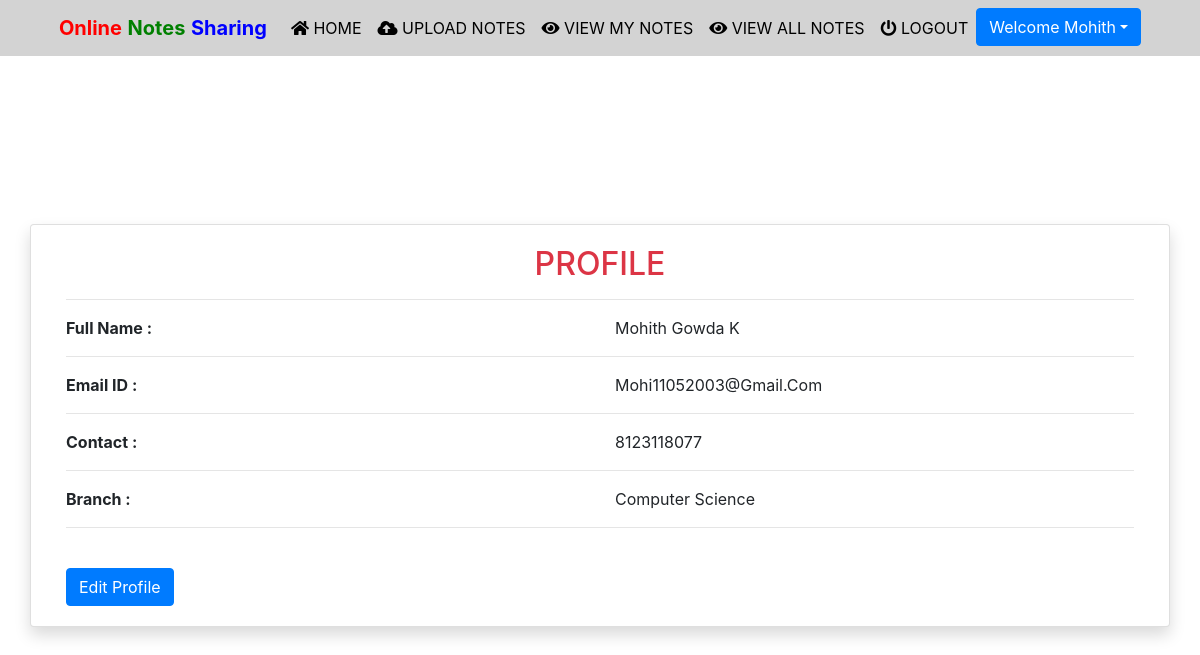
Before: /profile (signed in) with the older database file.
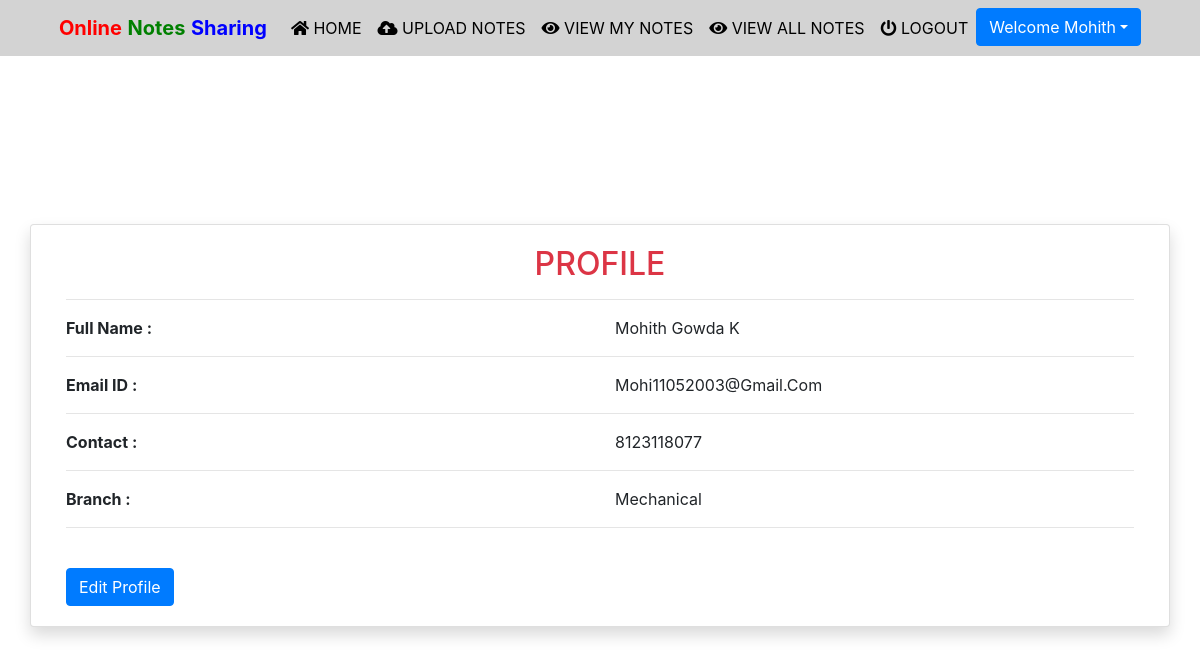
After: the same page with the newer database file.
### notes/models.py (models this page shows, shortened)
class Signup(models.Model):
    user = models.ForeignKey(User,on_delete=models.CASCADE)
    contact = models.CharField(max_length=10)
    branch = models.CharField(max_length=30)
    role = models.CharField(max_length=15)

### notes/views.py (the view)
# urls.py: path('profile', profile, name='profile'),
def profile(request):
    if not request.user.is_authenticated:
        return redirect('login')
    user = User.objects.get(id=request.user.id)
    data = Signup.objects.get(user = user)
    d = {'data':data,'user':user}
    return render(request,'profile.html',d)

### notes/templates/profile.html (shortened to what this page needs)
{% extends 'usernavigation.html'%}
{% load static %}
{% block body %}
<div class="container card shadow mt-5">
    <div class="card-body">
     <h2 class="text-center text-danger">PROFILE</h2>
     <hr>
     <DIV class="row">
       <div class="col-md-6">
         <b>Full Name : </b>
       </div>
       <div class="col-md-6" style="text-transform: capitalize">
           {{data.user.first_name}} {{data.user.last_name}}
       </div>
     </DIV>
     <hr>
     <DIV class="row">
       <div class="col-md-6">
         <b>Email ID : </b>
       </div>
       <div class="col-md-6" style="text-transform: capitalize">
              {{data.user.username}}
       </div>
     </DIV>
     <hr>
     <DIV class="row">
       <div class="col-md-6">
          <b>Contact : </b>
       </div>
       <div class="col-md-6" style="text-transform: capitalize">
               {{data.contact}}
       </div>
     </DIV>
     <hr>
     <DIV class="row">
       <div class="col-md-6">
          <b>Branch : </b>
       </div>
       <div class="col-md-6" style="text-transform: capitalize">
               {{data.branch}}
       </div>
     </DIV>
     <hr>
     <a href="{% url 'edit_profile' %}" class="btn btn-primary mt-4">Edit Profile</a>
   </div>
</div>
{% endblock %}

Changed rows visible on the page:
changed Signup "Mohith": branch "Computer Science" → "Mechanical"
